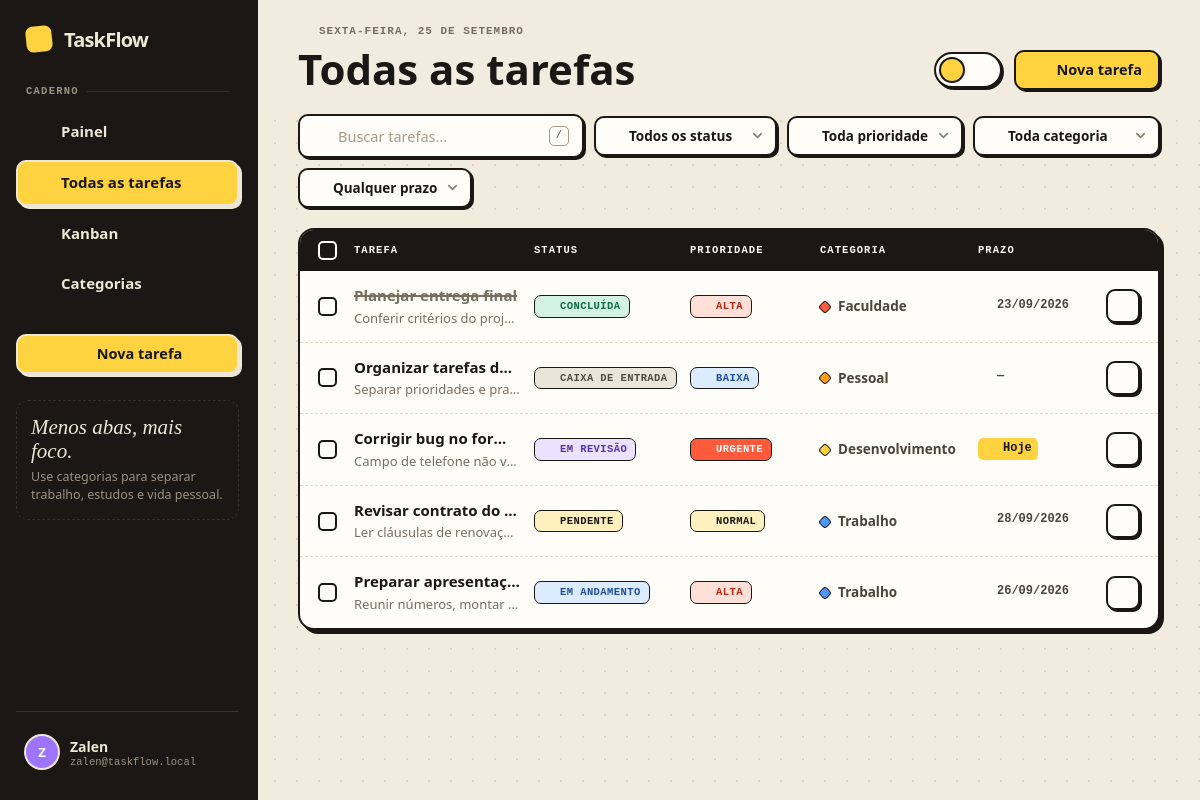
Screenshot of /tasks.php (signed in) with the database file from the repository.
### tables this page shows
CREATE TABLE users (
    id INT UNSIGNED NOT NULL AUTO_INCREMENT,
    username VARCHAR(50) NOT NULL,
    email VARCHAR(255) NULL,
    name VARCHAR(100) NOT NULL,
    profile VARCHAR(100) NOT NULL DEFAULT 'Freelancer / Criador',
    password_hash VARCHAR(255) NOT NULL,
    created_at TIMESTAMP NOT NULL DEFAULT CURRENT_TIMESTAMP,
    PRIMARY KEY (id),
    UNIQUE KEY uq_users_username (username),
    UNIQUE KEY uq_users_email (email)
);

CREATE TABLE tasks (
    id BIGINT UNSIGNED NOT NULL AUTO_INCREMENT,
    user_id INT UNSIGNED NOT NULL,
    title VARCHAR(120) NOT NULL,
    description TEXT NULL,
    category VARCHAR(60) NULL,
    status ENUM('inbox','pending','progress','review','done') NOT NULL DEFAULT 'inbox',
    priority ENUM('low','normal','high','urgent') NOT NULL DEFAULT 'normal',
    due_date DATE NULL,
    created_at TIMESTAMP NOT NULL DEFAULT CURRENT_TIMESTAMP,
    updated_at TIMESTAMP NOT NULL DEFAULT CURRENT_TIMESTAMP ON UPDATE CURRENT_TIMESTAMP,
    PRIMARY KEY (id),
    KEY idx_tasks_user_status (user_id, status),
    KEY idx_tasks_user_due (user_id, due_date),
    KEY idx_tasks_user_category (user_id, category),
    KEY idx_tasks_user_updated (user_id, updated_at),
    CONSTRAINT fk_tasks_user FOREIGN KEY (user_id) REFERENCES users(id) ON DELETE CASCADE
);

### config/database.php (called while the page is built, shortened)
<?php
function db(bool $withoutDatabase = false): PDO {
    static $connections = [];
    $key = $withoutDatabase ? 'server' : 'database';
    if (isset($connections[$key])) {
        return $connections[$key];
    }
    $dsn = $withoutDatabase
        ? 'mysql:host=' . DB_HOST . ';port=' . DB_PORT . ';charset=utf8mb4'
        : 'mysql:host=' . DB_HOST . ';port=' . DB_PORT . ';dbname=' . DB_NAME . ';charset=utf8mb4';
    try {
        $pdo = new PDO($dsn, DB_USER, DB_PASS, [
            PDO::ATTR_ERRMODE => PDO::ERRMODE_EXCEPTION,
            PDO::ATTR_DEFAULT_FETCH_MODE => PDO::FETCH_ASSOC,
            PDO::ATTR_EMULATE_PREPARES => false,
            PDO::MYSQL_ATTR_INIT_COMMAND => "SET NAMES utf8mb4 COLLATE utf8mb4_unicode_ci",
        ]);
    } catch (PDOException $e) {
        throw new RuntimeException(
            $withoutDatabase
                ? 'Não foi possível conectar ao MySQL. Confirme se o MySQL está iniciado no XAMPP e revise config/database.php.'
                : 'Banco TaskFlow ainda não está disponível. Acesse install.php para criar o banco e as tabelas.',
            0,
            $e
        );
    }
    return $pdo;
}

### tasks.php (the view, shortened to what this page needs)
<?php
require_once __DIR__ . '/includes/bootstrap.php';
$user = require_auth();
$uid = (int)$user['id'];
$q = trim((string)($_GET['q'] ?? ''));
$status = (string)($_GET['status'] ?? '');
$priority = (string)($_GET['priority'] ?? '');
$category = trim((string)($_GET['category'] ?? ''));
$due = (string)($_GET['due'] ?? '');
$view = (string)($_GET['view'] ?? 'list');
$where = ['user_id = :uid']; $params = ['uid'=>$uid];
$order = $view === 'category' ? "ORDER BY category ASC, due_date IS NULL, due_date ASC, updated_at DESC" : 'ORDER BY updated_at DESC, id DESC';
$stmt = db()->prepare('SELECT id,user_id,title,description,category,status,priority,due_date,created_at,updated_at FROM tasks WHERE ' . implode(' AND ', $where) . ' ' . $order);
$stmt->execute($params); $tasks = $stmt->fetchAll(); $categories = user_categories($uid);
$grouped = [];
$pageTitle = $view === 'category' ? 'Categorias' : 'Todas as tarefas'; $activePage = $view === 'category' ? 'categories' : 'tasks';
include __DIR__ . '/includes/header.php';
?>
<?php
function cat_color(string $name): string {
    $palette = ['var(--yellow)','var(--sky)','var(--lilac)','var(--mint)','var(--red)','#ff8fc7','#ff9f1c'];
    return $palette[abs(crc32(lower_text($name))) % count($palette)];
}
function due_label(?string $date, string $status): string {
    if (empty($date)) return '—';
    return due_class($date, $status) === 'today' ? 'Hoje' : date('d/m/Y', strtotime($date));
}
function due_css(?string $date, string $status): string {
    return ['overdue'=>'due-late','today'=>'due-today'][due_class($date, $status)] ?? '';
}
?>
<form class="toolbar" method="get" data-filters>
    <label class="searchbox"><?=icon('search','sm')?><input id="taskSearch" name="q" placeholder="Buscar tarefas..." value="<?=e($q)?>" type="search"><span class="kbd">/</span></label>
    <label class="select-wrap"><select class="select-sm <?=$status!==''?'on':''?>" name="status" aria-label="Status"><option value="">Todos os status</option></select></label>
    <label class="select-wrap"><select class="select-sm <?=$priority!==''?'on':''?>" name="priority" aria-label="Prioridade"><option value="">Toda prioridade</option></select></label>
    <label class="select-wrap"><select class="select-sm <?=$category!==''?'on':''?>" name="category" aria-label="Categoria"><option value="">Toda categoria</option></select></label>
    <label class="select-wrap"><select class="select-sm <?=$due!==''?'on':''?>" name="due" aria-label="Prazo"><option value="">Qualquer prazo</option></select></label>
</form>
<?php if ($view === 'category'): ?>
    <?php if (!$grouped): ?><div class="tasklist"><div class="empty"><div class="ic-big"><?=icon('tag')?></div><h3>Nenhuma categoria encontrada</h3><p>Crie uma tarefa com categoria para ela aparecer aqui.</p><a class="btn btn-primary" style="margin-top:20px" href="tasks.php?action=new"><?=icon('plus','sm')?>Nova tarefa</a></div></div><?php endif; ?>
    <div class="cat-grid">
    <?php foreach($grouped as $categoryName => $categoryTasks):
        $categoryName = (string)$categoryName;
        $catTotal = count($categoryTasks);
        $catDone = count(array_filter($categoryTasks, fn($t) => $t['status'] === 'done'));
        $catPct = $catTotal ? (int)round($catDone / $catTotal * 100) : 0; ?>
        <section class="cat-group open" style="--c:<?=cat_color($categoryName)?>">
            <div class="cat-head">
                <div class="l"><span class="cat-swatch"><?=e(strtoupper(first_char($categoryName)))?></span><div><span class="name"><?=e($categoryName)?></span><span class="count"><?=$catTotal?> tarefa<?=$catTotal===1?'':'s'?> · <?=$catPct?>% feito</span></div></div>
                <a class="panel-link" href="tasks.php?category=<?=e(urlencode($categoryName==='Sem categoria'?'__none__':$categoryName))?>">Ver<?=icon('arrow-right')?></a>
            </div>
            <div class="cat-progress"><i style="width:<?=$catPct?>%"></i></div>
            <div class="cat-body"><?php foreach($categoryTasks as $task): ?><a class="cat-task" href="tasks.php?view=category&action=view&id=<?=e($task['id'])?>"><span class="tt"><?=e($task['title'])?></span><?=status_pill($task['status'])?></a><?php endforeach; ?></div>
        </section>
    <?php endforeach; ?>
    </div>
<?php else: ?>
<form method="post" data-bulk>
    <div class="tasklist">
        <div class="trow head"><div><?php if ($tasks): ?><input type="checkbox" data-check-all aria-label="Selecionar todas"><?php endif; ?></div><div>Tarefa</div><div class="col-status">Status</div><div class="col-pri">Prioridade</div><div class="col-cat">Categoria</div><div class="col-due">Prazo</div><div></div></div>
        <?php foreach($tasks as $task): $dueCss = due_css($task['due_date'] ?? null, $task['status']); $catName = trim((string)($task['category'] ?? '')); ?>
            <div class="trow <?=$task['status']==='done'?'is-done':''?>" data-task-row>
                <div><input type="checkbox" class="row-check" name="ids[]" value="<?=e($task['id'])?>" aria-label="Selecionar tarefa"></div>
                <div class="title-cell"><a class="tt" href="tasks.php?action=view&id=<?=e($task['id'])?>"><?=e($task['title'])?></a><div class="dd"><?=e(truncate_text((string)($task['description'] ?? ''), 80) ?: 'Sem descrição')?></div></div>
                <div class="col-status"><?=status_pill($task['status'])?></div>
                <div class="col-pri"><?=priority_pill($task['priority'])?></div>
                <div class="col-cat"><span class="cat-tag <?=$catName===''?'none':''?>" style="--c:<?=cat_color($catName ?: 'Sem categoria')?>"><i></i><span><?=e($catName ?: 'Sem categoria')?></span></span></div>
                <div class="col-due"><span class="due-cell <?=$dueCss?>"><?=icon('calendar')?><?=e(due_label($task['due_date'] ?? null, $task['status']))?></span></div>
                <div class="row-actions"><a class="row-open" href="tasks.php?action=view&id=<?=e($task['id'])?>" aria-label="Abrir tarefa" title="Abrir"><?=icon('arrow-right')?></a></div>
            </div>
        <?php endforeach; ?>
    </div>
</form>
<?php endif; ?>
<?php include __DIR__ . '/includes/footer.php'; ?>

### includes/header.php (shortened to what this page needs)
<?php
$names = preg_split('/\s+/', trim((string)($user['name'] ?? 'User'))) ?: ['User'];
$initials = strtoupper(first_char($names[0] ?? 'U') . first_char($names[1] ?? ''));
$email = $user['email'] ?? $user['username'] ?? '';
$tips = [
    ['Uma coisa de cada vez.', 'Arraste cartões no Kanban para avançar tarefas.'],
    ['Prazo é promessa.', 'Filtre por “Próximos 7 dias” para planejar a semana.'],
    ['Feito > perfeito.', 'Selecione várias tarefas na lista para mudar o status de uma vez.'],
    ['Menos abas, mais foco.', 'Use categorias para separar trabalho, estudos e vida pessoal.'],
];
$tip = $tips[(int)date('z') % count($tips)];
?>
<!doctype html>
<html lang="pt-BR">
<head>
<?php include __DIR__ . '/head.php'; ?>
</head>
<body>
<div class="app show" data-csrf="<?=e(csrf_token())?>">
    <aside class="sidebar" id="sidebar">
        <a class="mark" href="dashboard.php"><?=brand_mark()?>TaskFlow</a>
        <div class="nav-label">Caderno</div>
        <a class="nav-item <?=$activePage==='dashboard'?'active':''?>" data-screen="dashboard" href="dashboard.php"><?=icon('home')?>Painel</a>
        <a class="nav-item <?=$activePage==='tasks'?'active':''?>" data-screen="tasks" href="tasks.php"><?=icon('list')?>Todas as tarefas</a>
        <a class="nav-item <?=$activePage==='kanban'?'active':''?>" data-screen="kanban" href="kanban.php"><?=icon('kanban')?>Kanban</a>
        <a class="nav-item <?=$activePage==='categories'?'active':''?>" data-screen="categories" href="tasks.php?view=category"><?=icon('tag')?>Categorias</a>
        <div class="cta"><a class="btn btn-primary btn-block" href="tasks.php?action=new"><?=icon('plus','sm')?>Nova tarefa</a></div>
        <div class="sidebar-note"><b><?=e($tip[0])?></b><?=e($tip[1])?></div>
        <div class="sidebar-foot">
            <button class="user-row" type="button" data-profile-toggle aria-haspopup="menu">
                <div class="avatar"><?=e($initials ?: 'U')?></div>
                <div><div class="user-name"><?=e($user['name'] ?? '')?></div><div class="user-mail"><?=e($email)?></div></div>
                <?=icon('chevrons','sm chev-ud')?>
            </button>
        </div>
    </aside>
    <div class="main">
        <header class="topbar">
            <div class="tb-title">
                <div>
                    <div class="crumb"><?=icon('calendar')?><?=e(format_date_long())?></div>
                    <h1><?=e($pageTitle)?></h1>
                </div>
            </div>
            <div class="actions">
                <?=theme_toggle()?>
                <?php if (in_array($activePage, ['tasks','kanban','categories'], true)): ?><a class="btn btn-primary" href="tasks.php?action=new"><?=icon('plus','sm')?><span class="lbl">Nova tarefa</span></a><?php endif; ?>
            </div>
        </header>
        <main class="content">

### includes/head.php (shortened to what this page needs)
<link rel="stylesheet" href="assets/css/app.css?v=<?=filemtime(__DIR__ . '/../assets/css/app.css')?>">

### includes/icons.php (shortened to what this page needs)
<?php
function icon(string $name, string $class = ''): string {
    $body = $paths[$name] ?? $paths['inbox'];
    $extra = $class !== '' ? ' ' . $class : '';
    return '<svg class="icon' . $extra . '" viewBox="0 0 24 24" fill="none" stroke="currentColor" stroke-width="2" stroke-linecap="round" stroke-linejoin="round" aria-hidden="true">' . $body . '</svg>';
}
function theme_toggle(): string {
    return '<button class="theme-toggle" type="button" role="switch" aria-checked="false" data-theme-toggle aria-label="Modo escuro" title="Alternar modo claro / escuro">'
        . '<span class="tt-opt tt-light">' . icon('sun') . '</span>'
        . '<span class="tt-opt tt-dark">' . icon('moon') . '</span>'
        . '<span class="tt-knob"></span>'
        . '</button>';
}
function brand_mark(): string {
    return '<span class="dot">' . icon('check') . '</span>';
}

### includes/bootstrap.php (shortened to what this page needs)
<?php
require_once __DIR__ . '/../config/database.php';
require_once __DIR__ . '/icons.php';
function e(mixed $value): string {
    return htmlspecialchars((string)$value, ENT_QUOTES, 'UTF-8');
}
function lower_text(string $value): string {
    return function_exists('mb_strtolower') ? mb_strtolower($value, 'UTF-8') : strtolower($value);
}
function first_char(string $value): string {
    return function_exists('mb_substr') ? mb_substr($value, 0, 1, 'UTF-8') : substr($value, 0, 1);
}
function truncate_text(string $value, int $limit): string {
    if (function_exists('mb_strlen') && function_exists('mb_substr')) {
        return mb_strlen($value, 'UTF-8') > $limit ? mb_substr($value, 0, $limit - 1, 'UTF-8') . '…' : $value;
    }
    return strlen($value) > $limit ? substr($value, 0, max(0, $limit - 3)) . '...' : $value;
}
function csrf_token(): string {
    return $_SESSION['csrf'];
}
function current_user(): ?array {
    try {
        $stmt = db()->prepare('SELECT id, username, email, name, profile FROM users WHERE id = :id LIMIT 1');
        $stmt->execute(['id' => (int)$_SESSION['user_id']]);
        $user = $stmt->fetch();
        return $user ?: null;
    } catch (RuntimeException $e) {
        return null;
    }
}
function require_auth(): array {
    $user = current_user();
    return $user;
}
function statuses(): array {
    return [
        'inbox' => 'Caixa de entrada',
        'pending' => 'Pendente',
        'progress' => 'Em andamento',
        'review' => 'Em revisão',
        'done' => 'Concluída',
    ];
}
function priorities(): array {
    return [
        'low' => 'Baixa',
        'normal' => 'Normal',
        'high' => 'Alta',
        'urgent' => 'Urgente',
    ];
}
function due_class(?string $date, string $status): string {
    if (!$date || $status === 'done') return '';
    $today = date('Y-m-d');
    if ($date === $today) return 'today';
    $limit = date('Y-m-d', strtotime('+7 days'));
    if ($date <= $limit) return 'upcoming';
    return '';
}
function format_date_long(?string $date = null): string {
    $ts = $date ? strtotime($date) : time();
    $days = ['domingo','segunda-feira','terça-feira','quarta-feira','quinta-feira','sexta-feira','sábado'];
    $months = ['janeiro','fevereiro','março','abril','maio','junho','julho','agosto','setembro','outubro','novembro','dezembro'];
    return $days[(int)date('w', $ts)] . ', ' . date('j', $ts) . ' de ' . $months[(int)date('n', $ts) - 1];
}
function status_class(string $status): string {
    return ['inbox'=>'st-inbox','pending'=>'st-pendente','progress'=>'st-andamento','review'=>'st-revisao','done'=>'st-concluida'][$status] ?? 'st-inbox';
}
function priority_class(string $priority): string {
    return ['urgent'=>'pri-urgente','high'=>'pri-alta','normal'=>'pri-media','low'=>'pri-baixa'][$priority] ?? 'pri-media';
}
function status_icon(string $status): string {
    return ['inbox'=>'inbox','pending'=>'clock','progress'=>'activity','review'=>'eye','done'=>'check-circle'][$status] ?? 'inbox';
}
function priority_icon(string $priority): string {
    return ['low'=>'arrow-down','normal'=>'minus','high'=>'arrow-up','urgent'=>'zap'][$priority] ?? 'minus';
}
function status_pill(string $status): string {
    return '<span class="pill ' . status_class($status) . '">' . icon(status_icon($status), 'xs') . e(statuses()[$status] ?? $status) . '</span>';
}
function priority_pill(string $priority): string {
    return '<span class="pill ' . priority_class($priority) . '">' . icon(priority_icon($priority), 'xs') . e(priorities()[$priority] ?? $priority) . '</span>';
}

### includes/footer.php (shortened to what this page needs)
        </main>
    </div>
</div>
</body>
</html>

### rows the page displays
users: name "Z", name "Zalen", email "zalen@taskflow.local"
tasks: title "Planejar entrega final", description "Conferir critérios do proj…", status "CONCLUÍDA", priority "ALTA", category "Faculdade", due_date+status "23/09/2026"
tasks: title "Organizar tarefas d…", description "Separar prioridades e pra…", status "CAIXA DE ENTRADA", priority "BAIXA", category "Pessoal", due_date+status "—"
tasks: title "Corrigir bug no for…", description "Campo de telefone não v…", status "EM REVISÃO", priority "URGENTE", category "Desenvolvimento", due_date+status "Hoje"
tasks: title "Revisar contrato do…", description "Ler cláusulas de renovaç…", status "PENDENTE", priority "NORMAL", category "Trabalho", due_date+status "28/09/2026"
tasks: title "Preparar apresentaç…", description "Reunir números, montar…", status "EM ANDAMENTO", priority "ALTA", category "Trabalho", due_date+status "26/09/2026"

### other values shown
$tip[0] "Menos abas, mais foco."
$tip[1] "Use categorias para separar trabalho, estudos e vida pessoal."
format_date_long() "SEXTA-FEIRA, 25 DE SETEMBRO"
$pageTitle "Todas as tarefas"
